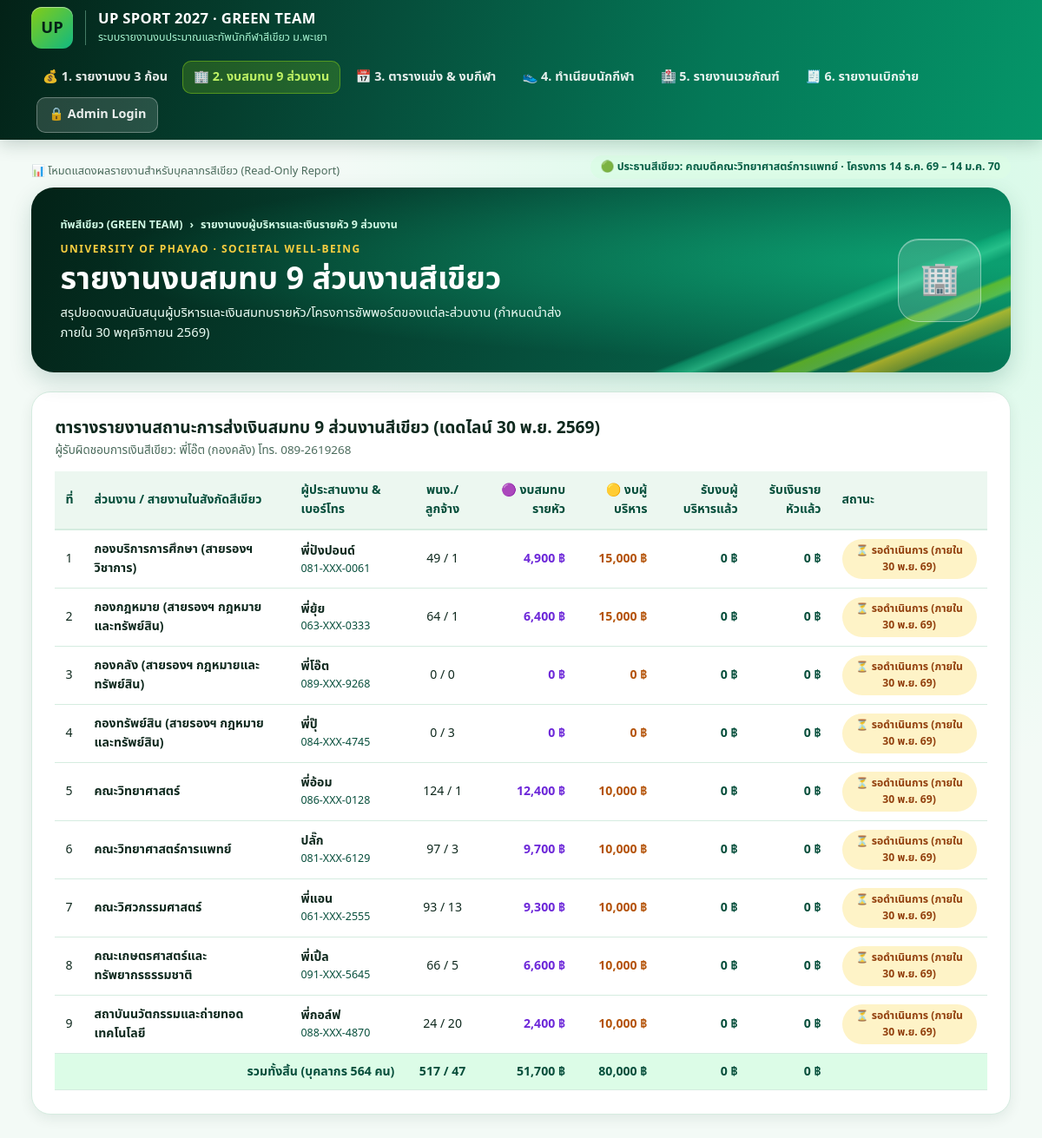
The page /units.php on the database as committed earlier.
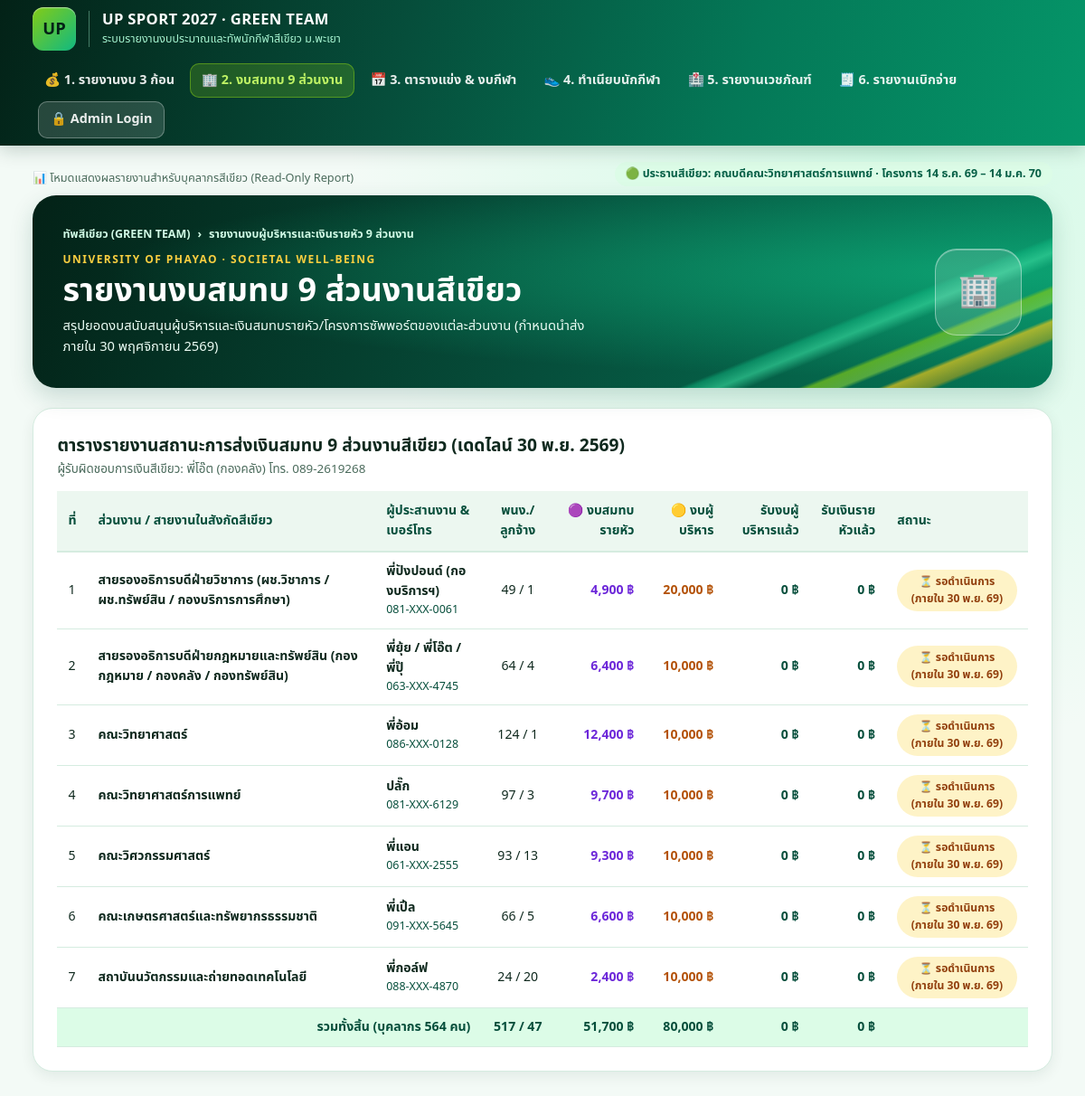
The same page on the database as committed later.
### tables this page shows
CREATE TABLE units (
    id INT AUTO_INCREMENT PRIMARY KEY,
    unit_code VARCHAR(20) NOT NULL UNIQUE,
    unit_name VARCHAR(150) NOT NULL,
    parent_line VARCHAR(150) NOT NULL,
    staff_count INT NOT NULL DEFAULT 0 COMMENT 'จำนวนพนักงาน (คนละ 100 บาท)',
    employee_count INT NOT NULL DEFAULT 0 COMMENT 'จำนวนลูกจ้าง (ยกเว้นรายหัว)',
    expected_participation_pct DECIMAL(5,2) NOT NULL DEFAULT 70.00 COMMENT '% คาดการณ์ผู้เข้าร่วมจริง',
    exec_support_pledged DECIMAL(10,2) NOT NULL DEFAULT 0.00 COMMENT 'งบผู้บริหารแจ้งสนับสนุน (ก้อน 1)',
    exec_support_received DECIMAL(10,2) NOT NULL DEFAULT 0.00 COMMENT 'งบผู้บริหารที่ส่งแล้ว',
    headcount_received DECIMAL(10,2) NOT NULL DEFAULT 0.00 COMMENT 'เงินรายหัว/โครงการคณะที่ส่งแล้ว (ก้อน 3)',
    coordinator_name VARCHAR(100) NOT NULL,
    coordinator_phone VARCHAR(50) NOT NULL,
    payment_due_date DATE DEFAULT '2026-11-30',
    payment_status ENUM('PENDING', 'PARTIAL', 'PAID') DEFAULT 'PENDING',
    updated_at TIMESTAMP DEFAULT CURRENT_TIMESTAMP ON UPDATE CURRENT_TIMESTAMP
);

### config/auth.php (called while the page is built, shortened)
<?php
require_once __DIR__ . '/db.php';
function is_admin_logged_in(): bool {
    if (empty($_SESSION['green_admin_logged_in'])) {
        return false;
    }
    return true;
}

### config/db.php (called while the page is built, shortened)
<?php
function h($str): string {
    return htmlspecialchars((string)$str, ENT_QUOTES, 'UTF-8');
}
function mask_phone($phone, bool $show_full = false): string {
    $raw = trim((string)$phone);
    $digits = preg_replace('/\D+/', '', $raw);
    if (strlen($digits) >= 9) {
        return substr($digits, 0, 3) . '-XXX-' . substr($digits, -4);
    }
    return $raw;
}

### units.php (the view, shortened to what this page needs)
<?php
require_once __DIR__ . '/config/auth.php';
$units = $pdo->query("SELECT * FROM units ORDER BY id ASC")->fetchAll();
$status_map = [
    'PENDING' => ['⏳ รอดำเนินการ (ภายใน 30 พ.ย. 69)', 'warn'],
    'PARTIAL' => ['🌗 ส่งบางส่วนแล้ว', 'info'],
    'PAID'    => ['✅ ส่งครบเรียบร้อย', ''],
];
$page_crumb   = 'รายงานงบผู้บริหารและเงินรายหัว 9 ส่วนงาน';
$page_heading = 'รายงานงบสมทบ 9 ส่วนงานสีเขียว';
$page_desc    = 'สรุปยอดงบสนับสนุนผู้บริหารและเงินสมทบรายหัว/โครงการซัพพอร์ตของแต่ละส่วนงาน (กำหนดนำส่งภายใน 30 พฤศจิกายน 2569)';
$page_icon    = '🏢';
require_once __DIR__ . '/includes/header.php';
?>
<div class="white-shell">
  <div style="display:flex; justify-content:space-between; align-items:center; flex-wrap:wrap; gap:10px; margin-bottom:14px;">
    <div>
      <h2 style="font-size:1.2rem; font-weight:800;">ตารางรายงานสถานะการส่งเงินสมทบ 9 ส่วนงานสีเขียว (เดดไลน์ 30 พ.ย. 2569)</h2>
      <p style="font-size:0.84rem; color:var(--muted);">ผู้รับผิดชอบการเงินสีเขียว: พี่โอ๊ต (กองคลัง) โทร. 089-2619268</p>
    </div>
  </div>
  <div style="overflow-x:auto;">
    <table class="up-table">
      <thead>
        <tr>
          <th>ที่</th>
          <th>ส่วนงาน / สายงานในสังกัดสีเขียว</th>
          <th>ผู้ประสานงาน &amp; เบอร์โทร</th>
          <th style="text-align:center;">พนง./ลูกจ้าง</th>
          <th style="text-align:right;">🟣 งบสมทบรายหัว</th>
          <th style="text-align:right;">🟡 งบผู้บริหาร</th>
          <th style="text-align:right;">รับงบผู้บริหารแล้ว</th>
          <th style="text-align:right;">รับเงินรายหัวแล้ว</th>
          <th>สถานะ</th>
        </tr>
      </thead>
      <tbody>
        <?php
        $sum_staff = 0; $sum_emp = 0; $sum_full_hc = 0;
        $sum_exec_pledged = 0; $sum_exec_rec = 0; $sum_hc_rec = 0;
        foreach ($units as $idx => $u):
          $staff = (int)$u['staff_count'];
          $emp   = (int)$u['employee_count'];
          $full_hc = $staff * 100;
          $exec_p = (float)$u['exec_support_pledged'];
          $exec_r = (float)$u['exec_support_received'];
          $hc_r   = (float)$u['headcount_received'];
          $sum_staff += $staff; $sum_emp += $emp;
          $sum_full_hc += $full_hc;
          $sum_exec_pledged += $exec_p; $sum_exec_rec += $exec_r; $sum_hc_rec += $hc_r;
          [$st_txt, $st_cls] = $status_map[$u['payment_status']] ?? ['รอดำเนินการ', 'warn'];
        ?>
        <tr>
          <td><?= $idx + 1 ?></td>
          <td><strong><?= h($u['unit_name']) ?></strong></td>
          <td>
            <strong><?= h($u['coordinator_name']) ?></strong>
            <div style="font-size:0.78rem; color:var(--green-dark);"><?= h(mask_phone($u['coordinator_phone'], is_admin_logged_in())) ?></div>
          </td>
          <td style="text-align:center;"><?= $staff ?> / <?= $emp ?></td>
          <td style="text-align:right; font-weight:750; color:#6d28d9;"><?= number_format($full_hc) ?> ฿</td>
          <td style="text-align:right; font-weight:750; color:#b45309;"><?= number_format($exec_p) ?> ฿</td>
          <td style="text-align:right; font-weight:800; color:var(--green-dark);"><?= number_format($exec_r) ?> ฿</td>
          <td style="text-align:right; font-weight:800; color:var(--green-dark);"><?= number_format($hc_r) ?> ฿</td>
          <td><span class="status-pill <?= $st_cls ?>"><?= h($st_txt) ?></span></td>
        </tr>
        <?php endforeach; ?>
      </tbody>
      <tfoot>
        <tr style="background:#dcfce7; font-weight:850; color:var(--green-dark);">
          <td colspan="3" style="text-align:right;">รวมทั้งสิ้น (บุคลากร <?= $sum_staff + $sum_emp ?> คน)</td>
          <td style="text-align:center;"><?= $sum_staff ?> / <?= $sum_emp ?></td>
          <td style="text-align:right;"><?= number_format($sum_full_hc) ?> ฿</td>
          <td style="text-align:right;"><?= number_format($sum_exec_pledged) ?> ฿</td>
          <td style="text-align:right;"><?= number_format($sum_exec_rec) ?> ฿</td>
          <td style="text-align:right;"><?= number_format($sum_hc_rec) ?> ฿</td>
          <td></td>
        </tr>
      </tfoot>
    </table>
  </div>
</div>
<?php require_once __DIR__ . '/includes/footer.php'; ?>

### includes/header.php (shortened to what this page needs)
<?php
require_once __DIR__ . '/../config/auth.php';
$current_page = basename($_SERVER['PHP_SELF']);
$is_admin = is_admin_logged_in();
?>
<!DOCTYPE html>
<html lang="th">
<head>
  <link rel="stylesheet" href="assets/css/green-theme.css" />
</head>
<body>
  <header class="masthead">
    <div class="wrap header-row">
      <a href="index.php" class="brand">
        <div class="brand-badge">UP</div>
        <div class="brand-text">
          <strong>UP SPORT 2027 · GREEN TEAM</strong>
          <span>ระบบรายงานงบประมาณและทัพนักกีฬาสีเขียว ม.พะเยา</span>
        </div>
      </a>
      <nav class="top-nav">
        <a href="index.php" class="nav-link <?= $current_page === 'index.php' ? 'active' : '' ?>">💰 1. รายงานงบ 3 ก้อน</a>
        <a href="units.php" class="nav-link <?= $current_page === 'units.php' ? 'active' : '' ?>">🏢 2. งบสมทบ 9 ส่วนงาน</a>
        <a href="sports.php" class="nav-link <?= $current_page === 'sports.php' ? 'active' : '' ?>">📅 3. ตารางแข่ง &amp; งบกีฬา</a>
        <a href="athletes.php" class="nav-link <?= $current_page === 'athletes.php' ? 'active' : '' ?>">👟 4. ทำเนียบนักกีฬา</a>
        <a href="medical.php" class="nav-link <?= $current_page === 'medical.php' ? 'active' : '' ?>">🏥 5. รายงานเวชภัณฑ์</a>
        <a href="disbursements.php" class="nav-link <?= $current_page === 'disbursements.php' ? 'active' : '' ?>">🧾 6. รายงานเบิกจ่าย</a>
        <?php if ($is_admin): ?>
          <a href="admin.php" class="nav-link <?= $current_page === 'admin.php' ? 'active' : '' ?>" style="background:#facc15; color:#032217; font-weight:800; margin-left:6px;">
            ⚙️ จัดการหลังบ้าน (Admin)
          </a>
          <a href="logout.php" class="nav-link" style="color:#fca5a5;">ออกระบบ</a>
        <?php else: ?>
          <a href="login.php" class="nav-link <?= $current_page === 'login.php' ? 'active' : '' ?>" style="background:rgba(255,255,255,0.14); border:1px solid rgba(255,255,255,0.3); margin-left:6px;">
            🔒 Admin Login
          </a>
        <?php endif; ?>
      </nav>
    </div>
  </header>
  <main class="wrap inner">
    <div style="display:flex; justify-content:space-between; align-items:center; flex-wrap:wrap; gap:8px;">
      <span style="font-size:0.8rem; color:var(--muted);">
        <?= $is_admin ? '🔓 สถานะ: เข้าสู่ระบบผู้ดูแลระบบ (Admin Mode)' : '📊 โหมดแสดงผลรายงานสำหรับบุคลากรสีเขียว (Read-Only Report)' ?>
      </span>
      <span class="notice-pill">🟢 ประธานสีเขียว: คณบดีคณะวิทยาศาสตร์การแพทย์ · โครงการ 14 ธ.ค. 69 – 14 ม.ค. 70</span>
    </div>
    <section class="public-page-title">
      <div class="public-title-copy">
        <div class="public-crumbs">
          <span>ทัพสีเขียว (GREEN TEAM)</span> <span>›</span> <span><?= h($page_crumb ?? 'รายงาน') ?></span>
        </div>
        <span class="public-title-kicker">UNIVERSITY OF PHAYAO · SOCIETAL WELL-BEING</span>
        <h1><?= h($page_heading ?? 'ระบบรายงานงบประมาณและทัพนักกีฬาสีเขียว') ?></h1>
        <p><?= h($page_desc ?? 'รายงานข้อมูลโปร่งใสแบบ Real-time สำหรับผู้บริหาร ผู้ประสานงาน 9 ส่วนงาน และนักกีฬาสีเขียวทั้ง 11 ชนิดกีฬา') ?></p>
      </div>
      <div class="public-title-icon"><?= $page_icon ?? '🏆' ?></div>
    </section>

### includes/footer.php
  </main>
</body>
</html>

Rows that differ between the two databases and show on the page:
removed units: unit_name "กองคลัง (สายรองฯ กฎหมายและทรัพย์สิน)", coordinator_name "พี่โอ๊ต", coordinator_phone "089-XXX-9268", staff_count "0", employee_count "0", exec_support_pledged "0", exec_support_received "0", headcount_received "0", st_txt "⏳ รอดำเนินการ (ภายใน 30 พ.ย. 69)"
removed units: unit_name "กองทรัพย์สิน (สายรองฯ กฎหมายและทรัพย์สิน)", coordinator_name "พี่ปุ๊", coordinator_phone "084-XXX-4745", staff_count "0", employee_count "3", exec_support_pledged "0", exec_support_received "0", headcount_received "0", st_txt "⏳ รอดำเนินการ (ภายใน 30 พ.ย. 69)"
changed units "081-XXX-0061": unit_name "กองบริการการศึกษา (สายรองฯ วิชาการ)" → "สายรองอธิการบดีฝ่ายวิชาการ (ผช.วิชาการ / ผช.ทรัพย์สิน / กองบริการการศึกษา)"; coordinator_name "พี่ปังปอนด์" → "พี่ปังปอนด์ (กองบริการฯ)"; exec_support_pledged "15,000" → "20,000"
changed units: unit_name "กองกฎหมาย (สายรองฯ กฎหมายและทรัพย์สิน)" → "สายรองอธิการบดีฝ่ายกฎหมายและทรัพย์สิน (กองกฎหมาย / กองคลัง / กองทรัพย์สิน)"; coordinator_name "พี่ยุ้ย" → "พี่ยุ้ย / พี่โอ๊ต / พี่ปุ๊"; coordinator_phone "063-XXX-0333" → "063-XXX-4745"; employee_count "1" → "4"; exec_support_pledged "15,000" → "10,000"
